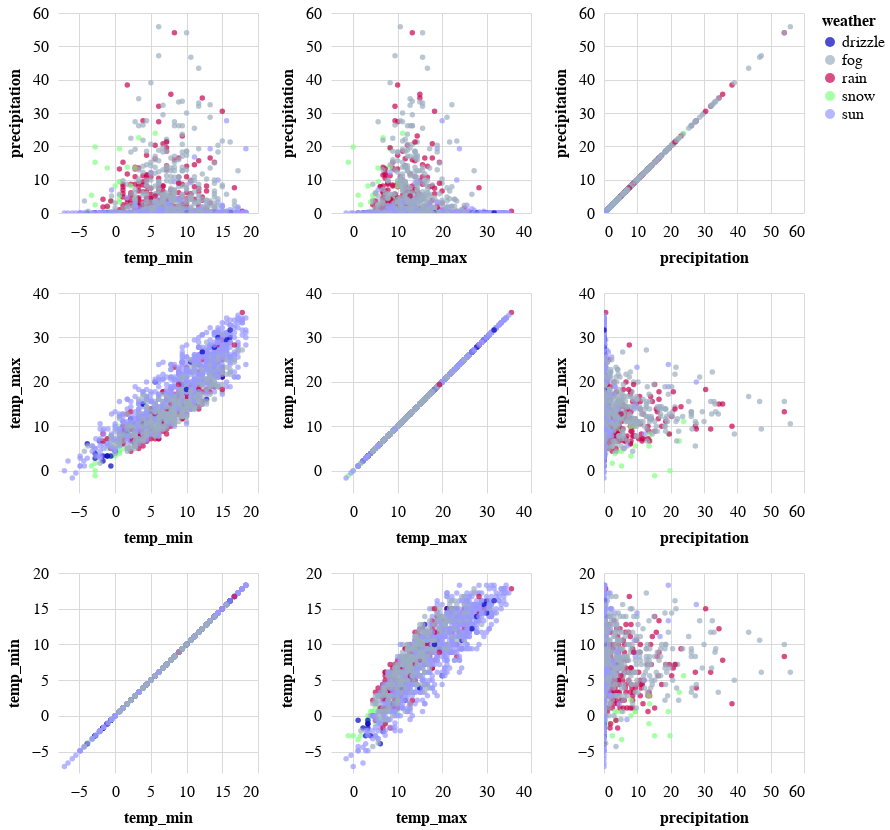

Notebook source saved alongside this figure:
### Code cell
dataset = data.seattle_weather()

alt.Chart(dataset[1:]).mark_circle().encode(
    alt.X(alt.repeat("column"), type='quantitative'),
    alt.Y(alt.repeat("row"), type='quantitative'),
    color='weather:N'
).properties(
    width=200,
    height=200
).repeat(
    row=['precipitation', 'temp_max', 'temp_min'],
    column=['temp_min', 'temp_max', 'precipitation']
).interactive()

### Figure 1 — Vega-Lite specification as saved in the notebook (floating-point values rounded to 4 significant figures; data arrays with more than 128 entries replaced by an {"elided": "..."} marker saying what was removed)
{"config": {"view": {"stroke": false}, "background": "white", "arc": {"fill": "#0000bf"}, "area": {"fill": "#0000bf"}, "bar": {"fill": "#0000bf"}, "boxplot": {"fill": "#0000bf"}, "circle": {"fill": "#0000bf"}, "line": {"stroke": "#0000bf"}, "mark": {"tooltip": true}, "path": {"stroke": "#0000bf"}, "point": {"stroke": "#0000bf"}, "rect": {"fill": "#0000bf"}, "rule": {"fill": "#0000bf"}, "shape": {"stroke": "#0000bf"}, "square": {"stroke": "#0000bf"}, "symbol": {"fill": "#0000bf"}, "title": {"font": "Arial", "color": "#000000", "fontSize": 25.0, "anchor": "start", "offset": 10}, "axis": {"titleFont": "Arial", "titleColor": "#000000", "titleFontSize": 16.0, "labelFont": "Arial", "labelColor": "#000000", "labelFontSize": 16.0, "gridColor": "#d9d9d9", "domainColor": "#000000", "tickColor": "#fff", "labelPadding": 10, "titlePadding": 10, "ticks": false, "domain": false}, "header": {"labelFont": "Arial", "titleFont": "Arial", "labelFontSize": 20, "titleFontSize": 20}, "legend": {"titleFont": "Arial", "titleColor": "#000000", "titleFontSize": 16.0, "labelFont": "Arial", "labelColor": "#000000", "labelFontSize": 16.0}, "range": {"category": ["#0000bf", "#9baec1", "#c7014f", "#83ff83", "#9999ff", "#6c7d8c", "#ff9ec4", "#009600"], "diverging": {"elided": "256 str values"}, "heatmap": {"elided": "256 str values"}, "ramp": {"elided": "256 str values"}, "ordinal": {"elided": "256 str values"}}}, "repeat": {"column": ["temp_min", "temp_max", "precipitation"], "row": ["precipitation", "temp_max", "temp_min"]}, "spec": {"data": {"name": "data-b1a1dd2c6b44e72c29cb8bd39629a492"}, "mark": "circle", "encoding": {"color": {"field": "weather", "type": "nominal"}, "x": {"field": {"repeat": "column"}, "type": "quantitative"}, "y": {"field": {"repeat": "row"}, "type": "quantitative"}}, "height": 200, "selection": {"selector008": {"type": "interval", "bind": "scales", "encodings": ["x", "y"]}}, "width": 200}, "$schema": "https://vega.github.io/schema/vega-lite/v4.17.0.json", "datasets": {"data-b1a1dd2c6b44e72c29cb8bd39629a492": {"elided": "1460 records"}}}
